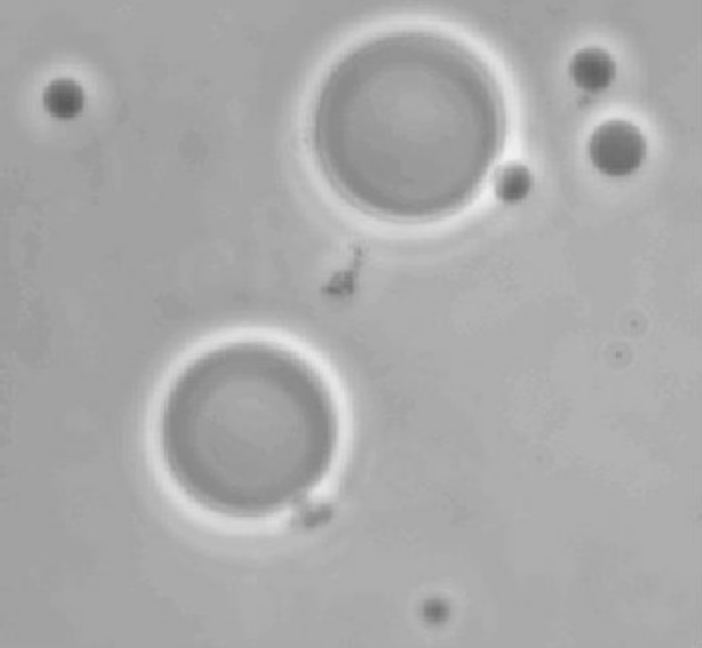
%> input picture polymercell.tif, 702 x 648 px
$ octave Approach2_AreaFiltering.m   (GNU Octave 9; MATLAB toolbox functions it lacks are replaced by stand-ins)
%> lines starting %> are read from the running program, lines starting %| are printed output that depends on the picture; in (x1, y1, x2, y2) boxes, pixels count from 0 and x2, y2 are one past the last pixel; in counts of white or black regions, pixels touching at a corner belong together; the program's own positions count from 1

% Approach 2: Area filtering

% read and show the original Image
I = imread('polymercell.tif');
%> I is the input picture: size 648x702 uint8; min 90, max 241, mean 169.6
figure
imshow(I);

%use "close" to generate better circles
SE = strel('disk',12)

%show results of "closing"
I = imclose(I,SE);
figure
imshow(I)

%converting image to binary
I = imbinarize(I);
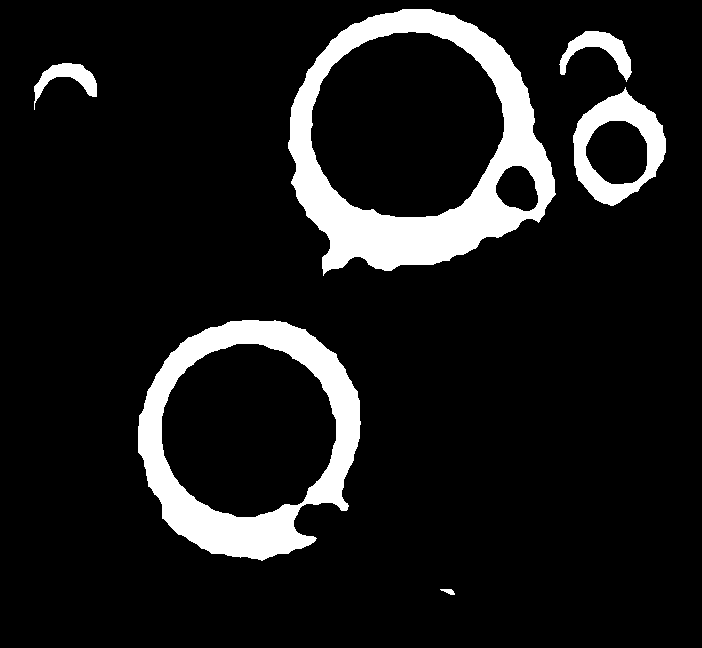
%> I: size 648x702 logical; 10.6% white; 6 white regions, box (x1, y1, x2, y2) and area: (288, 9, 556, 276) 23556, (138, 320, 361, 561) 17536, (573, 87, 666, 206) 4553, (559, 31, 632, 82) 1376, (34, 63, 97, 110) 1043, (440, 589, 455, 595) 54

%Area Filter bwareafilt(image,number of areas to show)
BW2 = bwareafilt(I,2);
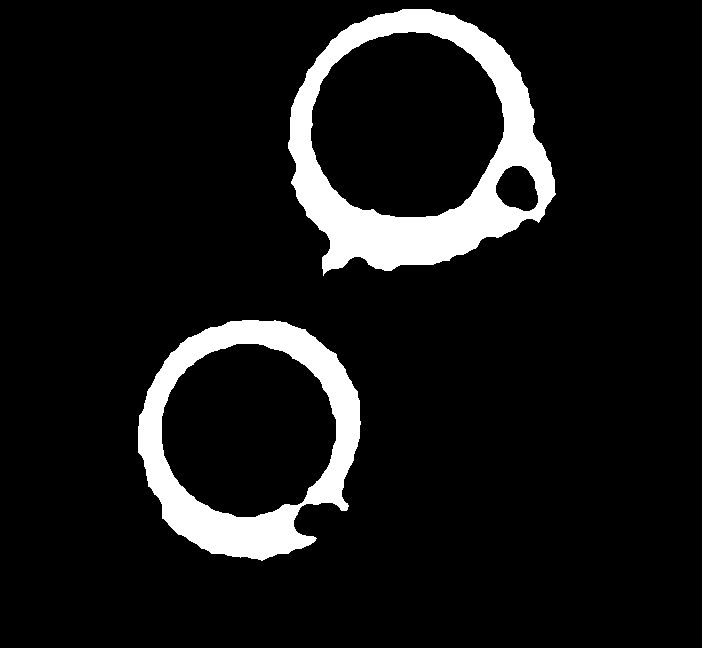
%> BW2: size 648x702 logical; 9% white; 2 white regions, box (x1, y1, x2, y2) and area: (288, 9, 556, 276) 23556, (138, 320, 361, 561) 17536

%refining the detected areas using "Erosion"
SE2 = strel('disk',2)
BW2 = imerode(BW2,SE2);
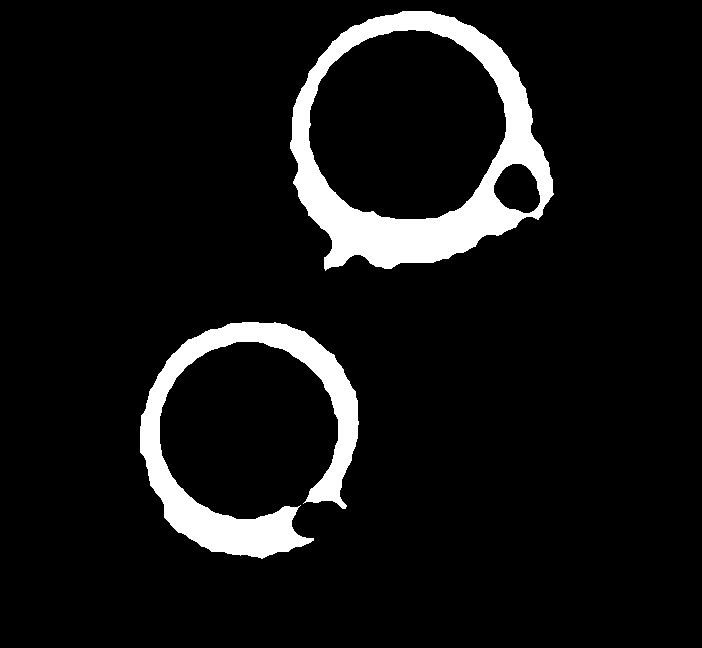
%> BW2: size 648x702 logical; 7.8% white; 2 white regions, box (x1, y1, x2, y2) and area: (290, 11, 554, 271) 20586, (140, 322, 359, 559) 15056

%show results
figure
imshowpair(I,BW2,'montage')
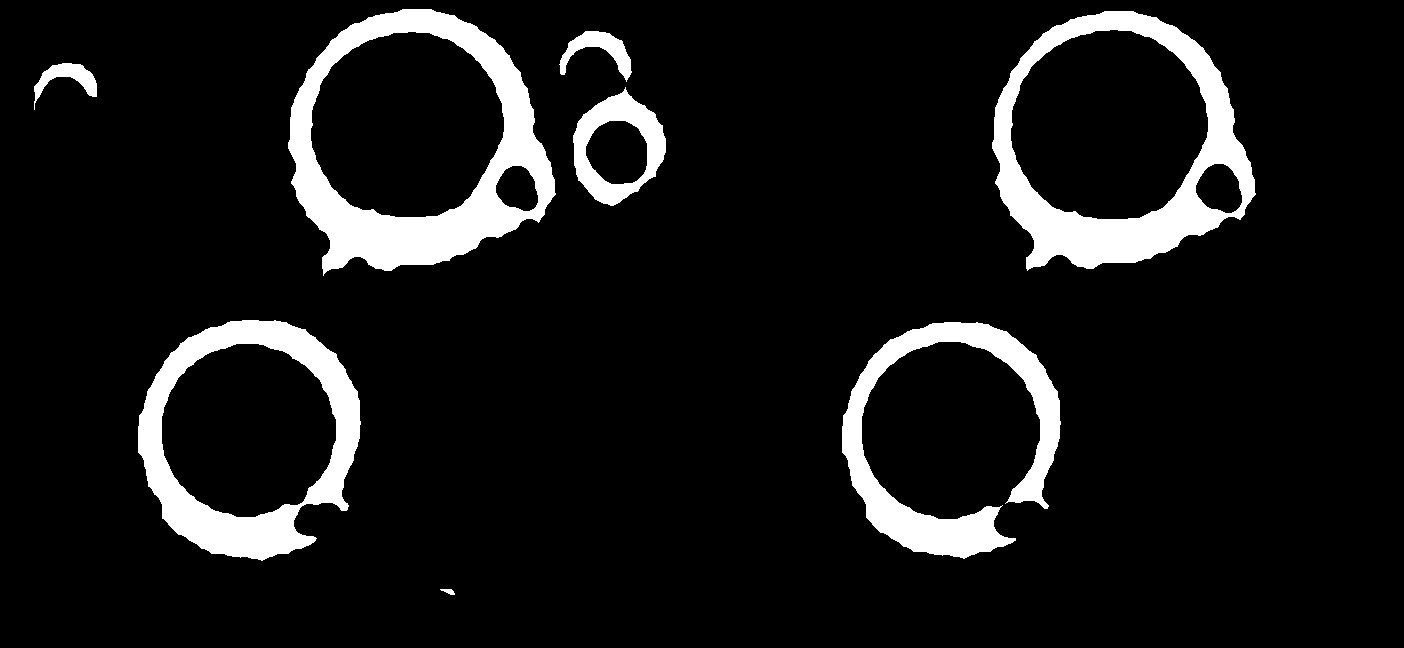
%> displayed picture: size 648x1404, on the screen's scale of 0 to 255; 9.2% white; 8 white regions, largest, box (x1, y1, x2, y2) and area: (288, 9, 556, 276) 23556, (992, 11, 1256, 271) 20586, (138, 320, 361, 561) 17536

$ run again, with 1.Approach2_ClosedImage.tif copied over polymercell.tif
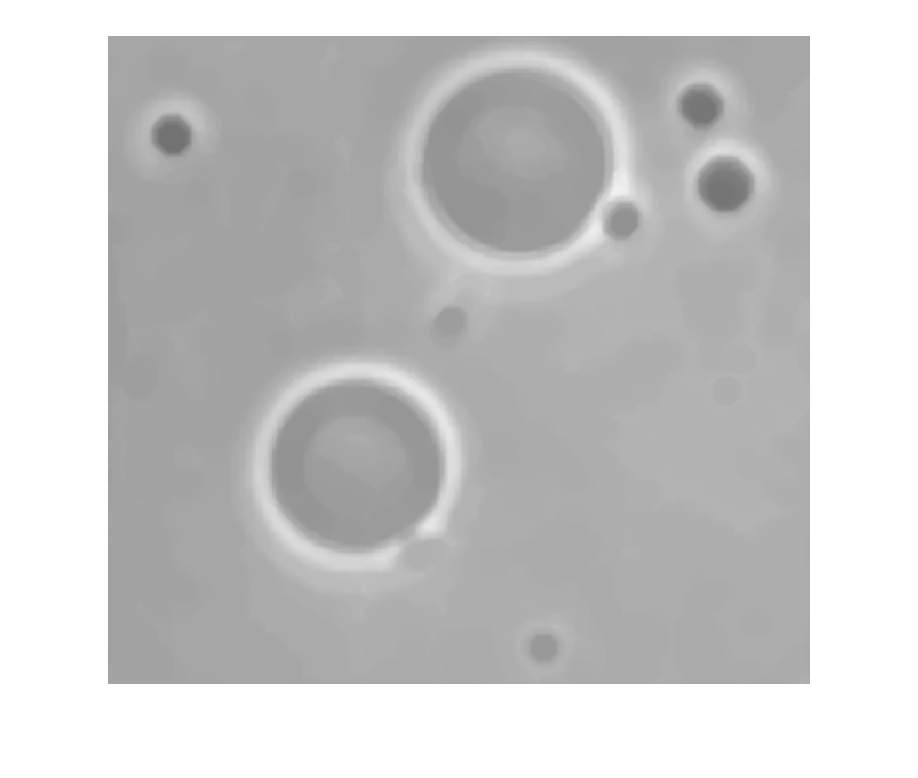
%> input picture 1.Approach2_ClosedImage.tif, 918 x 778 px
%> I is the input picture: size 778x918x3 uint8; min 114, max 255, mean 201.5
%> `I = imbinarize(I);`:
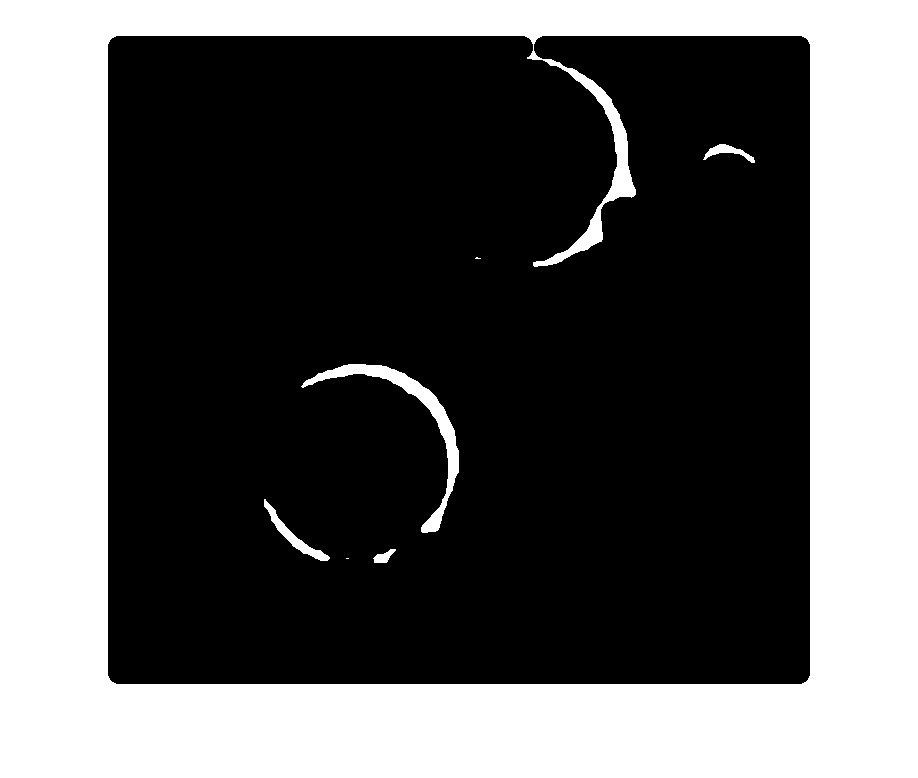
%> I: size 778x918x3 logical; 37.4% white; 7 white regions (2 under 20 px), largest, box (x1, y1, x2, y2) and area: (0, 0, 918, 778) 262602, (301, 364, 459, 533) 3022, (264, 499, 330, 561) 701, (703, 144, 755, 163) 347, (373, 549, 396, 563) 170
%> `imshowpair(I,BW2,'montage')`:
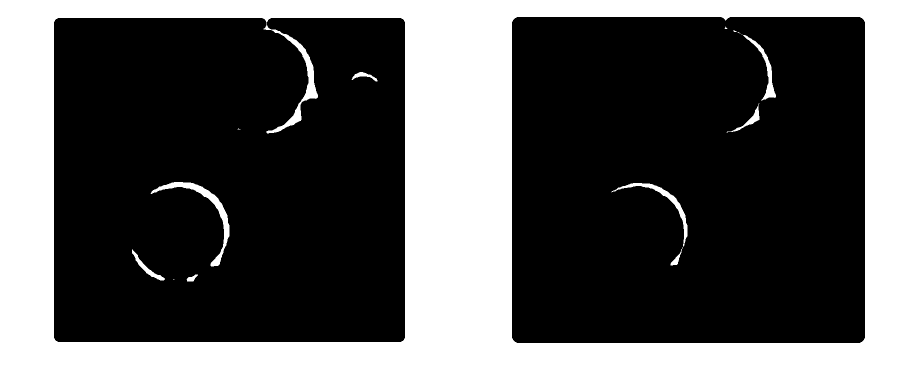
%> displayed picture: size 778x1836, on the screen's scale of 0 to 255 (shown at 1/2 size); 36.7% white; 15 white regions (7 under 20 px), largest, box (x1, y1, x2, y2) and area: (0, 0, 1836, 778) 516718, (301, 364, 459, 533) 3022, (1223, 366, 1375, 531) 1956
